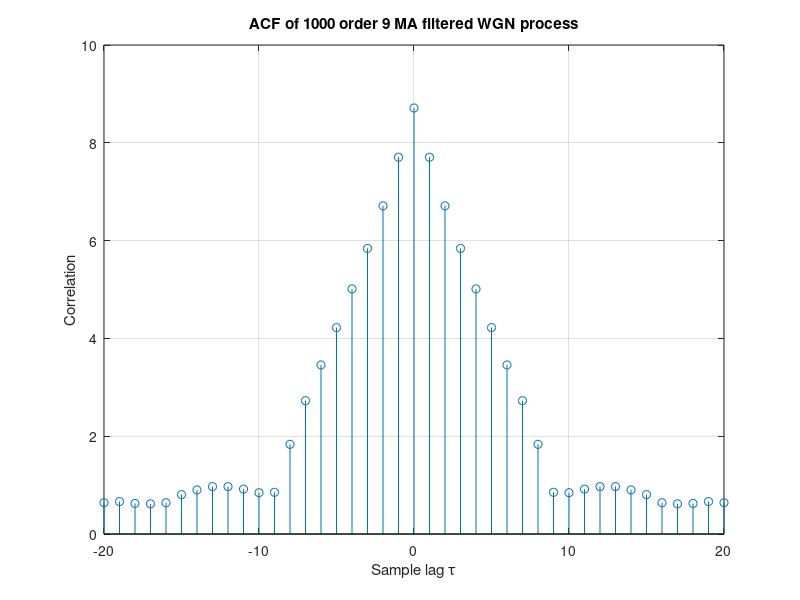

MATLAB code for this plot:
clear all; close all; clc;

%% 2.2.1

% Generate our WGN
x = randn(1, 1000);

% Filter with an order 9 MA filter
y = filter(ones(9,1),1,x);

% ACF
ycorr = xcorr(y, 'unbiased');

% Plot the results
stem(-20:20, ycorr(980:1020));
    xlabel('Sample lag \tau');
    ylabel('Correlation');
    title('ACF of 1000 order 9 MA filtered WGN process');
    grid on;
